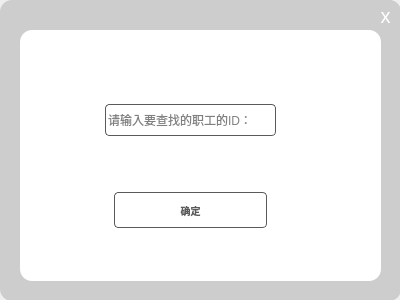
<?xml version="1.0" encoding="UTF-8"?>
<ui version="4.0">
 <class>findEmployeewindow</class>
 <widget class="QDialog" name="findEmployeewindow">
  <property name="geometry">
   <rect>
    <x>0</x>
    <y>0</y>
    <width>400</width>
    <height>300</height>
   </rect>
  </property>
  <property name="windowTitle">
   <string>Dialog</string>
  </property>
  <widget class="QFrame" name="frame">
   <property name="geometry">
    <rect>
     <x>0</x>
     <y>0</y>
     <width>401</width>
     <height>301</height>
    </rect>
   </property>
   <property name="styleSheet">
    <string notr="true">background-color:rgb(205, 205, 205); 
border-radius: 12px;
 </string>
   </property>
   <property name="frameShape">
    <enum>QFrame::StyledPanel</enum>
   </property>
   <property name="frameShadow">
    <enum>QFrame::Raised</enum>
   </property>
   <widget class="QPushButton" name="closeButton">
    <property name="geometry">
     <rect>
      <x>370</x>
      <y>0</y>
      <width>31</width>
      <height>31</height>
     </rect>
    </property>
    <property name="styleSheet">
     <string notr="true">QPushButton {
    background-color:rgb(205, 205, 205);
    color: white;
     border-top-left-radius: 0px;    
    border-top-right-radius: 12px;   
    border-bottom-left-radius: 0px;   
    border-bottom-right-radius: 0px;  
    font-size: 20px;
}
QPushButton:hover {
    background-color:rgb(133, 133, 133);
}</string>
    </property>
    <property name="text">
     <string>x</string>
    </property>
   </widget>
   <widget class="QFrame" name="frame_2">
    <property name="geometry">
     <rect>
      <x>20</x>
      <y>30</y>
      <width>361</width>
      <height>251</height>
     </rect>
    </property>
    <property name="styleSheet">
     <string notr="true">background-color:rgb(255, 255, 255);</string>
    </property>
    <property name="frameShape">
     <enum>QFrame::StyledPanel</enum>
    </property>
    <property name="frameShadow">
     <enum>QFrame::Raised</enum>
    </property>
    <widget class="QWidget" name="horizontalLayoutWidget">
     <property name="geometry">
      <rect>
       <x>0</x>
       <y>30</y>
       <width>341</width>
       <height>121</height>
      </rect>
     </property>
     <layout class="QHBoxLayout" name="horizontalLayout" stretch="1,2,1">
      <item>
       <spacer name="horizontalSpacer">
        <property name="orientation">
         <enum>Qt::Horizontal</enum>
        </property>
        <property name="sizeHint" stdset="0">
         <size>
          <width>40</width>
          <height>20</height>
         </size>
        </property>
       </spacer>
      </item>
      <item>
       <widget class="QLineEdit" name="lineEdit">
        <property name="sizePolicy">
         <sizepolicy hsizetype="Minimum" vsizetype="Fixed">
          <horstretch>0</horstretch>
          <verstretch>0</verstretch>
         </sizepolicy>
        </property>
        <property name="styleSheet">
         <string notr="true">border:1px solid rgb(90, 90, 90);
border-radius:4px;
height:30px;</string>
        </property>
        <property name="placeholderText">
         <string>请输入要查找的职工的ID：</string>
        </property>
       </widget>
      </item>
      <item>
       <spacer name="horizontalSpacer_2">
        <property name="orientation">
         <enum>Qt::Horizontal</enum>
        </property>
        <property name="sizeHint" stdset="0">
         <size>
          <width>40</width>
          <height>20</height>
         </size>
        </property>
       </spacer>
      </item>
     </layout>
    </widget>
    <widget class="QWidget" name="horizontalLayoutWidget_2">
     <property name="geometry">
      <rect>
       <x>0</x>
       <y>140</y>
       <width>341</width>
       <height>81</height>
      </rect>
     </property>
     <layout class="QHBoxLayout" name="horizontalLayout_2">
      <item>
       <spacer name="horizontalSpacer_3">
        <property name="orientation">
         <enum>Qt::Horizontal</enum>
        </property>
        <property name="sizeHint" stdset="0">
         <size>
          <width>40</width>
          <height>20</height>
         </size>
        </property>
       </spacer>
      </item>
      <item>
       <widget class="QPushButton" name="confirmButton">
        <property name="sizePolicy">
         <sizepolicy hsizetype="Fixed" vsizetype="Fixed">
          <horstretch>0</horstretch>
          <verstretch>0</verstretch>
         </sizepolicy>
        </property>
        <property name="font">
         <font>
          <family>等线</family>
          <pointsize>-1</pointsize>
          <bold>true</bold>
         </font>
        </property>
        <property name="styleSheet">
         <string notr="true">QPushButton{
height:34;
width:151;
color:rgb(90, 90, 90);
border:1px solid rgb(90, 90, 90);
border-radius:4px;
font-size:10px;
}
QPushButton:hover {
    background-color: rgb(205, 205, 205);
color:rgb(255, 255, 255);
font-size:12px;
}
QPushButton:pressed{
    background-color: rgb(133,133,133);
color:rgb(255, 255, 255);
font-size:10px;
}</string>
        </property>
        <property name="text">
         <string>确定</string>
        </property>
       </widget>
      </item>
      <item>
       <spacer name="horizontalSpacer_4">
        <property name="orientation">
         <enum>Qt::Horizontal</enum>
        </property>
        <property name="sizeHint" stdset="0">
         <size>
          <width>40</width>
          <height>20</height>
         </size>
        </property>
       </spacer>
      </item>
     </layout>
    </widget>
    <widget class="QLabel" name="warningLabel">
     <property name="geometry">
      <rect>
       <x>120</x>
       <y>220</y>
       <width>137</width>
       <height>20</height>
      </rect>
     </property>
     <property name="font">
      <font>
       <family>等线</family>
       <bold>true</bold>
      </font>
     </property>
     <property name="styleSheet">
      <string notr="true">background-color:rgb(255, 255, 255);</string>
     </property>
     <property name="text">
      <string>&lt;html&gt;&lt;head/&gt;&lt;body&gt;&lt;p&gt;&lt;span style=&quot; font-size:10pt; color:#5a5a5a;&quot;&gt;&lt;/span&gt;&lt;/p&gt;&lt;/body&gt;&lt;/html&gt;</string>
     </property>
    </widget>
   </widget>
  </widget>
 </widget>
 <resources/>
 <connections/>
</ui>
